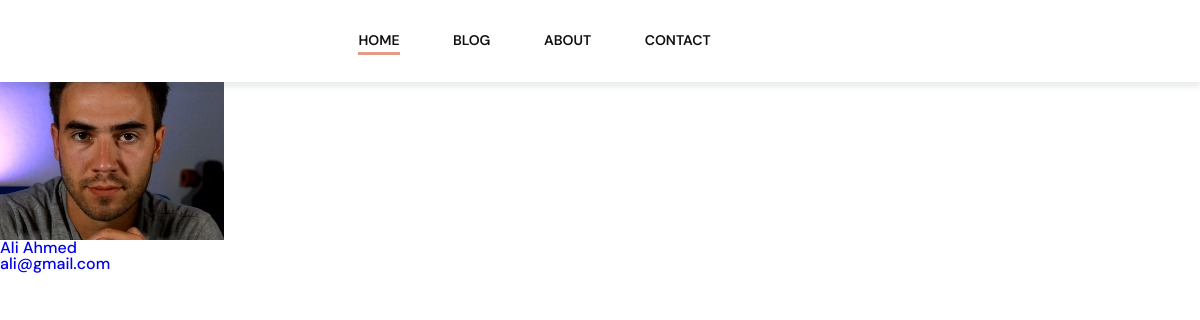
The page /profiles on the database as committed earlier.
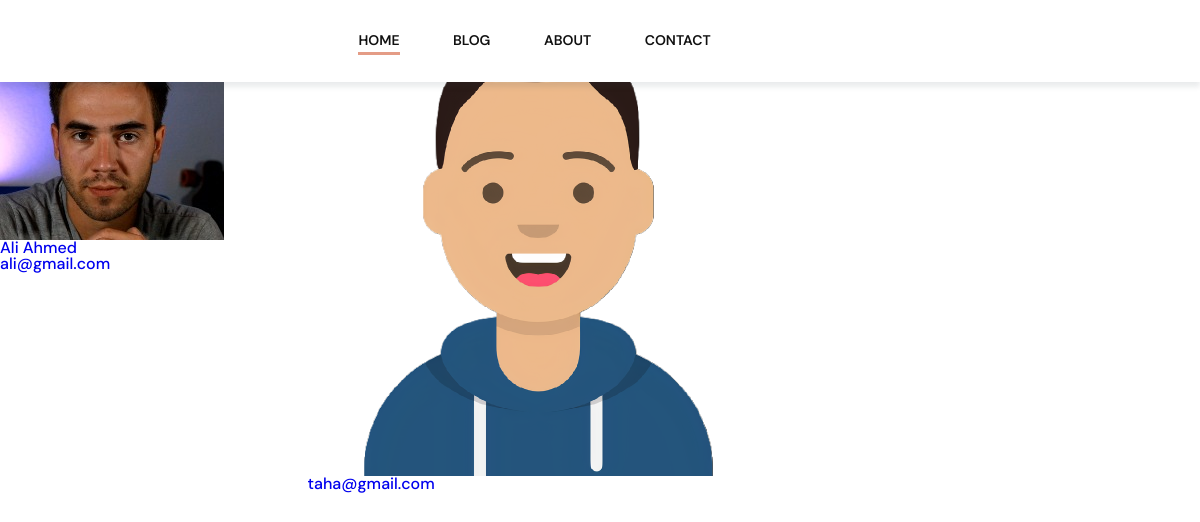
The same page on the database as committed later.
### users/models.py (models this page shows, shortened)
class Profile(models.Model):
    user = models.OneToOneField(
        User, on_delete=models.CASCADE, null=True, blank=True)
    first_name = models.CharField(max_length=200, blank=True, null=True)
    last_name = models.CharField(max_length=200, blank=True, null=True)
    username = models.CharField(max_length=200, blank=True, null=True)
    email = models.EmailField(max_length=500, blank=True, null=True)
    short_intro = models.CharField(max_length=200, blank=True, null=True)
    profile_image = models.ImageField(
        null=True, blank=True, upload_to='profiles/', default="profiles/user-default.png")
    social_github = models.CharField(max_length=200, blank=True, null=True)
    created = models.DateTimeField(auto_now_add=True)
    updated = models.DateTimeField(auto_now=True, null=True)
    id = models.UUIDField(default=uuid.uuid4, unique=True,
                          primary_key=True, editable=False)
    class Meta:
        ordering = ['created']
    @property
    def imageURL(self):
        try:
            url = self.profile_image.url
        except:
            url = ''
        return url

### users/views.py (the view)
# urls.py: path('profiles', views.Profiles.as_view(), name="profiles"),
class Profiles(ListView):
    template_name = 'users/profiles.html'
    model = Profile
    context_object_name = 'profiles'

### users/templates/users/profiles.html (shortened to what this page needs)
{% extends 'main.html' %}
{% block content %}
<div class="row">
{% for profile in profiles %}
      <div class="col-lg-3 pt-3">
          <a href="{% url 'user-profile' profile.id %}">
    <div class="card card-primary card-outline">
        <div class="card-body box-profile">
            <div class="text-center">
                <img class="profile-user-img img-fluid img-circle" src="{{profile.imageURL}}"
                     alt="User profile picture">
            </div>
            {% if profile.first_name %}
            <h3 class="profile-username text-center">{{profile.first_name}} {{profile.last_name}}</h3>
            {% endif %}
            <p class="text-muted text-center">{{profile.email}}</p>
        </div>
    </div>
          </a>
      </div>
{% endfor %}
</div>
{% endblock content %}

Rows that differ between the two databases and show on the page:
added Profile: imageURL (placeholder picture), email "taha@gmail.com"
